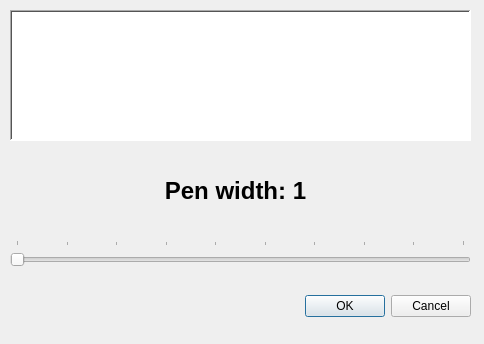
<?xml version="1.0" encoding="UTF-8"?>
<ui version="4.0">
 <class>Dialog</class>
 <widget class="QDialog" name="Dialog">
  <property name="geometry">
   <rect>
    <x>0</x>
    <y>0</y>
    <width>484</width>
    <height>344</height>
   </rect>
  </property>
  <property name="windowTitle">
   <string>Dialog</string>
  </property>
  <widget class="QDialogButtonBox" name="buttonBox">
   <property name="geometry">
    <rect>
     <x>10</x>
     <y>290</y>
     <width>461</width>
     <height>32</height>
    </rect>
   </property>
   <property name="orientation">
    <enum>Qt::Horizontal</enum>
   </property>
   <property name="standardButtons">
    <set>QDialogButtonBox::Cancel|QDialogButtonBox::Ok</set>
   </property>
  </widget>
  <widget class="QLabel" name="label">
   <property name="geometry">
    <rect>
     <x>10</x>
     <y>10</y>
     <width>461</width>
     <height>131</height>
    </rect>
   </property>
   <property name="autoFillBackground">
    <bool>false</bool>
   </property>
   <property name="styleSheet">
    <string notr="true">background-color: white</string>
   </property>
   <property name="frameShape">
    <enum>QFrame::WinPanel</enum>
   </property>
   <property name="frameShadow">
    <enum>QFrame::Sunken</enum>
   </property>
   <property name="text">
    <string/>
   </property>
  </widget>
  <widget class="QSlider" name="horizontalSlider">
   <property name="geometry">
    <rect>
     <x>10</x>
     <y>240</y>
     <width>461</width>
     <height>31</height>
    </rect>
   </property>
   <property name="minimum">
    <number>1</number>
   </property>
   <property name="maximum">
    <number>10</number>
   </property>
   <property name="tracking">
    <bool>true</bool>
   </property>
   <property name="orientation">
    <enum>Qt::Horizontal</enum>
   </property>
   <property name="invertedAppearance">
    <bool>false</bool>
   </property>
   <property name="invertedControls">
    <bool>false</bool>
   </property>
   <property name="tickPosition">
    <enum>QSlider::TicksAbove</enum>
   </property>
   <property name="tickInterval">
    <number>1</number>
   </property>
  </widget>
  <widget class="QLabel" name="label_2">
   <property name="geometry">
    <rect>
     <x>10</x>
     <y>170</y>
     <width>451</width>
     <height>41</height>
    </rect>
   </property>
   <property name="font">
    <font>
     <pointsize>18</pointsize>
     <weight>75</weight>
     <bold>true</bold>
     <kerning>true</kerning>
    </font>
   </property>
   <property name="frameShape">
    <enum>QFrame::NoFrame</enum>
   </property>
   <property name="frameShadow">
    <enum>QFrame::Sunken</enum>
   </property>
   <property name="text">
    <string>Pen width: 1</string>
   </property>
   <property name="alignment">
    <set>Qt::AlignCenter</set>
   </property>
  </widget>
 </widget>
 <resources/>
 <connections>
  <connection>
   <sender>buttonBox</sender>
   <signal>accepted()</signal>
   <receiver>Dialog</receiver>
   <slot>accept()</slot>
   <hints>
    <hint type="sourcelabel">
     <x>248</x>
     <y>254</y>
    </hint>
    <hint type="destinationlabel">
     <x>157</x>
     <y>274</y>
    </hint>
   </hints>
  </connection>
  <connection>
   <sender>buttonBox</sender>
   <signal>rejected()</signal>
   <receiver>Dialog</receiver>
   <slot>reject()</slot>
   <hints>
    <hint type="sourcelabel">
     <x>316</x>
     <y>260</y>
    </hint>
    <hint type="destinationlabel">
     <x>286</x>
     <y>274</y>
    </hint>
   </hints>
  </connection>
 </connections>
</ui>
